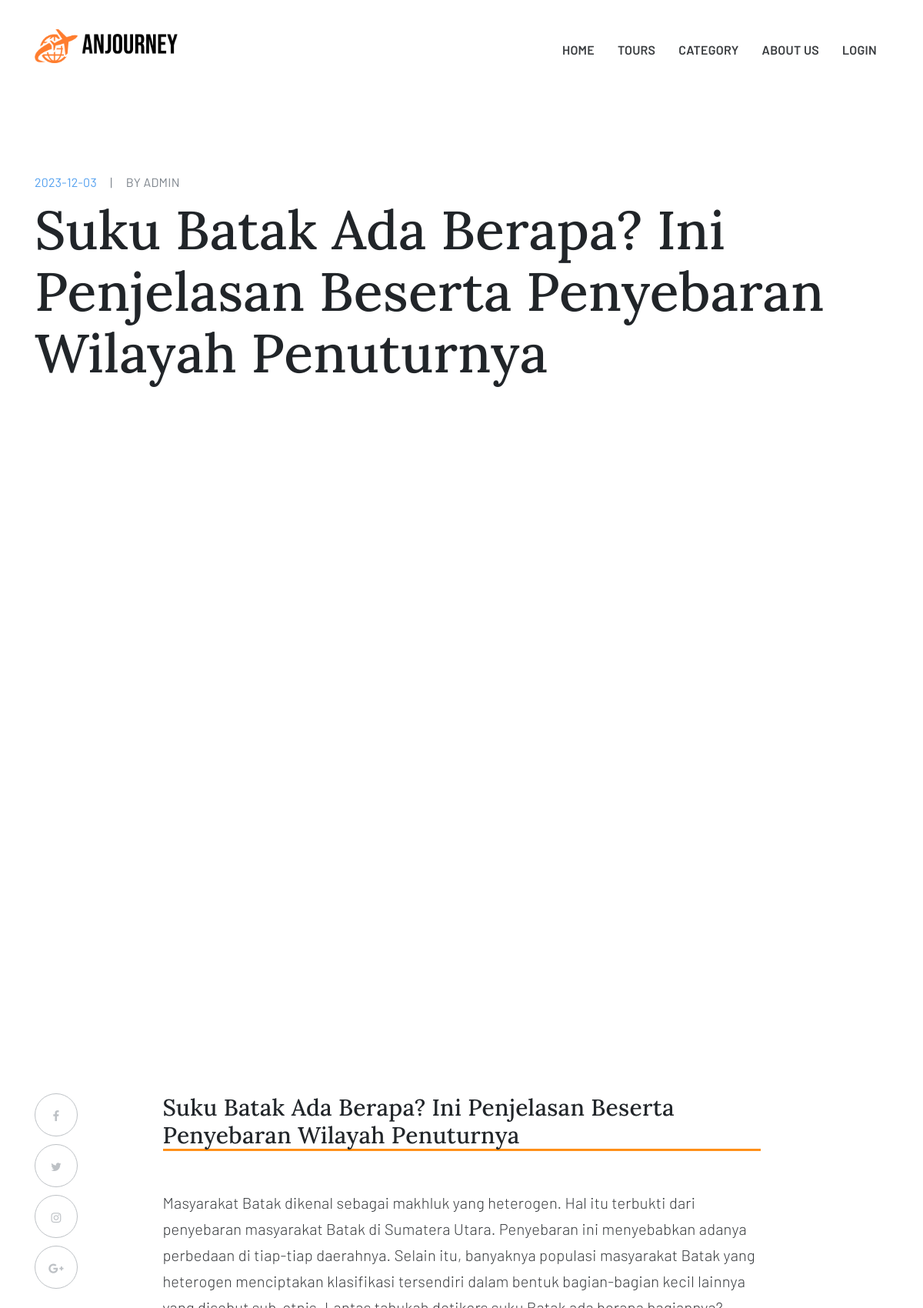
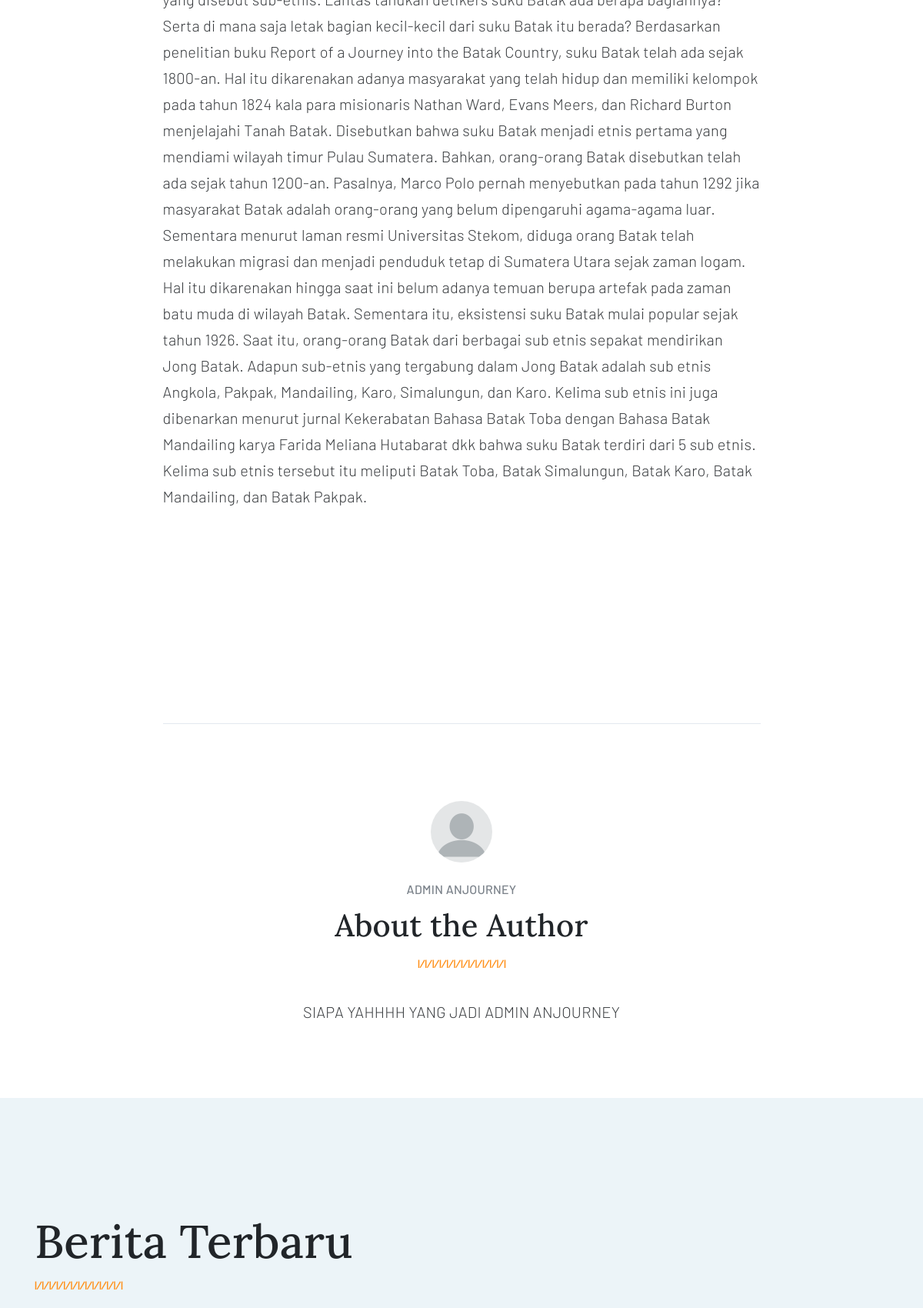
The app's page /blog-single.php?id=16 (upper part) with its own data (2 pictures, top to bottom).
### tables this page shows
CREATE TABLE `berita` (
  `id_berita` int(11) NOT NULL,
  `gambarBerita` varchar(255) NOT NULL,
  `judulBerita` varchar(255) NOT NULL,
  `tanggalBerita` date NOT NULL,
  `penguploadBerita` varchar(255) NOT NULL,
  `deskripsiBerita` varchar(2000) NOT NULL
);

### blog-single.php (the view, shortened to what this page needs)
<?php
include "koneksi.php"
?>
<!DOCTYPE html>
<html lang="zxx">
<head>
    <link rel="stylesheet" href="css/swiper.min.css" />
    <link rel="stylesheet" href="css/daterangepicker.css" />
    <link rel="stylesheet" href="https://cdnjs.cloudflare.com/ajax/libs/font-awesome/4.7.0/css/font-awesome.css" />
    <link rel="stylesheet" href="https://stackpath.bootstrapcdn.com/bootstrap/4.4.1/css/bootstrap.min.css"
 />
    <link rel="stylesheet" href="css/style.css" />
    <link rel="stylesheet" href="css/profile.css" />
</head>
<body>
    <header class="header-int">
        <div class="container">
            <nav class="navbar dark">
                <a href="index.php" class="navbar-brand"><img src="images/anjBlack.png" alt="Image" /></a>
                <ul class="navbar-nav">
                    <li class="nav-item dropdown">
                        <a class="nav-link" href="index.php">HOME</a>
                    </li>
                    <li class="nav-item"><a class="nav-link" href="tours-list.php">TOURS</a></li>
                    <li class="nav-item dropdown">
                        <a class="nav-link">CATEGORY</a>
                    </li>
                    <li class="nav-item"><a class="nav-link" href="about-us.php">ABOUT US</a></li>
                    <li class="nav-item">
                        <a id="login-logout-link" class="nav-link" href="#" onclick="toggleLoginStatus()">LOGIN</a>
                    </li>
</body>
<section class="blog-header">
    <div class="container">
        <div class="row">
            <?php
$idBerita = isset($_GET['id']) ? $_GET['id'] : '';
$sql = "SELECT * FROM berita WHERE id_berita = '$idBerita'";
$result = $conn->query($sql);
if ($result) {
    if ($result->num_rows > 0) {
        $row = $result->fetch_assoc();
        echo '<div class="col-12">
                <small><span>' . $row['tanggalBerita'] . '</span> <span>|</span> BY ' . $row['penguploadBerita'] . '</small>
                <h2>' . $row['judulBerita'] . '</h2>
              </div>
            </div>
          </div>
        </section>
        <div class="blog-hero-image bg-image" data-background="images/' . $row['gambarBerita'] . '"></div>
        ';
    } else {
        echo "Data tidak ditemukan";
    }
} else {
    echo "Error: " . $conn->error;
}
?>
            <section class="blog-content">
                <div class="container">
                    <div class="row">
                        <div class="col-12">
                            <div class="inner">
                                <ul class="social-share">
                                    <li>
                                        <a href="#" class="facebook-ico"><i class="fa fa-facebook"></i></a>
                                    </li>
                                    <li>
                                        <a href="#" class="twitter-ico"><i class="fa fa-twitter"></i></a>
                                    </li>
                                    <li>
                                        <a href="#" class="instagram-ico"><i class="fa fa-instagram"></i></a>
                                    </li>
                                    <li>
                                        <a href="#" class="googleplus-ico"><i class="fa fa-google-plus"></i></a>
                                    </li>
                                </ul>
                                <?php
$idBerita = isset($_GET['id']) ? $_GET['id'] : '';
$sql = "SELECT * FROM berita WHERE id_berita = '$idBerita'";
$result = $conn->query($sql);
if ($result) {
    if ($result->num_rows > 0) {
        while ($row = $result->fetch_assoc()) {
            ?>
                                <h3><?php echo $row['judulBerita']; ?></h3>
                                <p>
                                    <?php echo $row['deskripsiBerita']; ?>
                                </p>
                                <?php
        }
    } else {
        echo "Data tidak ditemukan";
    }
} else {
    echo "Error: " . $conn->error;
}
?>
                                <br />
                            </div>
                        </div>
                    </div>
                </div>
            </section>
            <section class="blog-content">
                <div class="container">
                    <div class="row">
                        <div class="col-12">
                            <div class="inner">
                                <div class="about-author">
                                    <figure><img src="images/profile.jpg" alt="Image" /></figure>
                                    <small>ADMIN ANJOURNEY</small>
                                    <h5>About the Author</h5>
                                    <img src="images/title-seperator.png" alt="Image" class="title-seperator" />
                                    <p>
                                        SIAPA YAHHHH YANG JADI ADMIN ANJOURNEY
                                    </p>
                                </div>
                            </div>
                        </div>
                    </div>
                </div>
            </section>
            <section class="recent-blog">
                <div class="container">
                    <div class="row">
                        <div class="col-12">
                            <div class="section-title">
                                <h2>Berita Terbaru</h2>
                                <img src="images/title-seperator.png" alt="Image" />
                            </div>
                        </div>
                    </div>
                </div>
            </section>
            </body>
</html>

### css/profile.css (style rules this page uses)
.col-12 h3 { border-bottom: 3px solid #ff9019; }

### records on screen
berita: tanggalBerita "2023-12-03", penguploadBerita "ADMIN", judulBerita "Suku Batak Ada Berapa? Ini Penjelasan Beserta Penyebaran Wilayah Penuturnya", deskripsiBerita "Masyarakat Batak dikenal sebagai makhluk yang heterogen. Hal itu terbukti dari penyebaran masyarakat Batak di Sumatera Utara. Penyebaran ini menyebabkan adanya perbedaan di tiap-tiap daerahnya. Selain itu, banyaknya populasi masyarakat Batak yang heterogen menciptakan klasifikasi tersendiri dalam bentuk bagian-bagian kecil lainnya yang disebut sub-etnis. Lantas tahukah detikers suku Batak ada berapa bagiannya? Serta di mana saja letak bagian kecil-kecil dari suku Batak itu berada? Berdasarkan penelitian buku Report of a Journey into the Batak Country, suku Batak telah ada sejak 1800-an. Hal itu dikarenakan adanya masyarakat yang telah hidup dan memiliki kelompok pada tahun 1824 kala para…"
